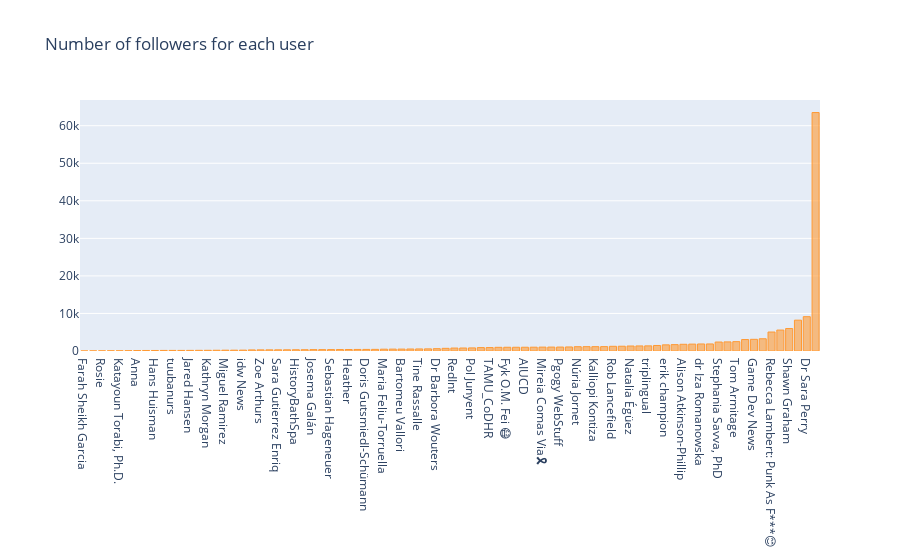

Write notebook code for a chart like this one.
### Code cell
# plot barchart for Number of User Followers for each user
layout1=dict(autosize=True, xaxis=dict(automargin=True),title="Number of followers for each user")
followersdf.sort_values("user_followers", ascending=True).iplot(kind="bar",x="User", y="user_followers", title="Number of Followers", layout=layout1);

### Figure 1 — Plotly figure (JSON) as saved in the notebook; plotly's stock layout.template omitted (floating-point values rounded to 4 significant figures)
{"data": [{"marker": {"color": "rgba(255, 153, 51, 0.6)", "line": {"color": "rgba(255, 153, 51, 1.0)", "width": 1}}, "name": "user_followers", "orientation": "v", "text": "", "type": "bar", "x": ["Farah Sheikh Garcia", "Nicolas Parés", "Rosie", "Vanessa Holloway 🤬🤬🤬", "Katayoun Torabi, Ph.D.", "Isabel Boj Cullell", "Anna", "Bouldering Epigrammetry", "Hans Huisman", "Till A. Heilmann", "tuubanurs", "Inkless Editions", "Jared Hansen", "100DaysofDH", "Kathryn Morgan", "GeohumanDARIAH", "Miguel Ramirez", "Rebecca O'S", "idw News", "Ivan Briz Godino", "Zoe Arthurs", "Jessica Unger", "Sara Gutierrez Enriq", "George Bruseker", "HistoryBathSpa", "elena cantarell", "Josema Galán", "Linda Bjerketvedt", "Sebastian Hageneuer", "Paul A. Bové", "Heather", "Maria Yubero", "Doris Gutsmiedl-Schümann", "Francesc C. Conesa", "Maria Feliu-Torruella", "Dr Megan Kasten", "Bartomeu Vallori", "K. White", "Tine Rassalle", "Mikko Toivanen", "Dr Barbora Wouters", "Xavier Rubio-Campillo", "RedInt", "Jenn O'Lantern", "Pol Junyent", "Jairo Melo", "TAMU_CoDHR", "Susan Schreibman", "Fyk O.M. Fei 😷", "Louise Nicholas", "AIUCD", "SprintbaseBot", "Mireia Comas Via🎗️", "Enrico R. Crema", "Pgogy WebStuff", "Center for Black Digital Research", "Núria Jornet", "Mª del Mar Rodríguez", "Kalliopi Kontiza", "#dariahTeach", "Rob Lancefield", "Andreas Angourakis", "Natalia Égüez", "Dr. Kira Jones, unaccredited prismatoid", "triplingual", "Tom Chadwin", "erik champion", "Maxime Durand", "Alison Atkinson-Phillip", "Àlex", "dr Iza Romanowska", "Jeff Schramm", "Stephania Savva, PhD", "Iris Rodríguez Alcaide", "Tom Armitage", "Jessica MillwardPhD", "Game Dev News", "Dr Coleman A Dennehy", "Rebecca Lambert: Punk As F***😊", "David Prospefity Golumbia", "Shawn Graham", "DesignThinkBot", "Dr Sara Perry", "museweb"], "y": [15, 28, 45, 55, 58, 86, 131, 139, 141, 151, 157, 158, 166, 175, 184, 200, 216, 218, 230, 286, 303, 307, 315, 316, 331, 341, 367, 370, 378, 390, 396, 416, 420, 437, 479, 504, 507, 532, 545, 561, 618, 708, 786, 800, 819, 909, 913, 981, 995, 999, 1006, 1014, 1036, 1043, 1053, 1075, 1143, 1155, 1157, 1170, 1252, 1273, 1332, 1344, 1367, 1471, 1639, 1694, 1786, 1834, 1871, 1874, 2388, 2423, 2491, 3048, 3110, 3255, 5056, 5578, 5982, 8212, 9137, 63505]}], "layout": {"autosize": true, "title": {"text": "Number of followers for each user"}, "xaxis": {"automargin": true, "autorange": true, "range": [-0.5, 83.5], "type": "category"}, "yaxis": {"autorange": true, "range": [0, 66850.0], "type": "linear"}}}
